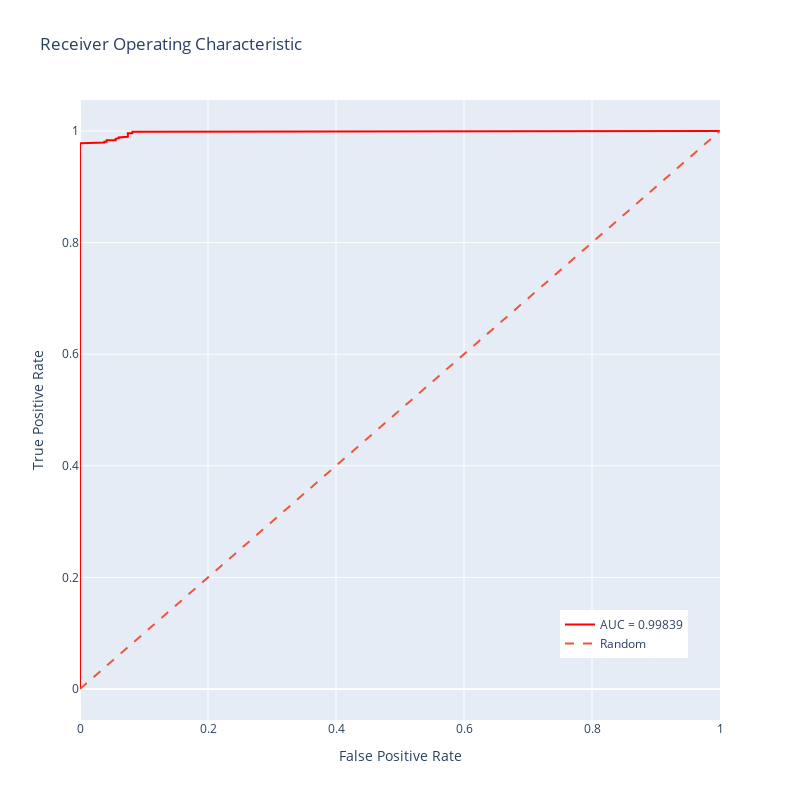

The notebook cell this image was saved under:
### Code cell
plot_roc_curve(false_positive_rate,true_positive_rate,roc_auc)

### Figure 1 — Plotly figure (JSON) as saved in the notebook; plotly's stock layout.template omitted (floating-point values rounded to 4 significant figures; data arrays with more than 128 entries replaced by an {"elided": "..."} marker saying what was removed)
{"data": [{"line": {"color": "red"}, "mode": "lines", "name": "AUC = 0.99839", "type": "scatter", "x": {"elided": "231 float values"}, "y": {"elided": "231 float values"}}, {"line": {"dash": "dash"}, "mode": "lines", "name": "Random", "type": "scatter", "x": [0, 1], "y": [0, 1]}], "layout": {"height": 800, "legend": {"x": 0.75, "y": 0.1}, "title": {"text": "Receiver Operating Characteristic"}, "width": 800, "xaxis": {"title": {"text": "False Positive Rate"}}, "yaxis": {"title": {"text": "True Positive Rate"}}}}
